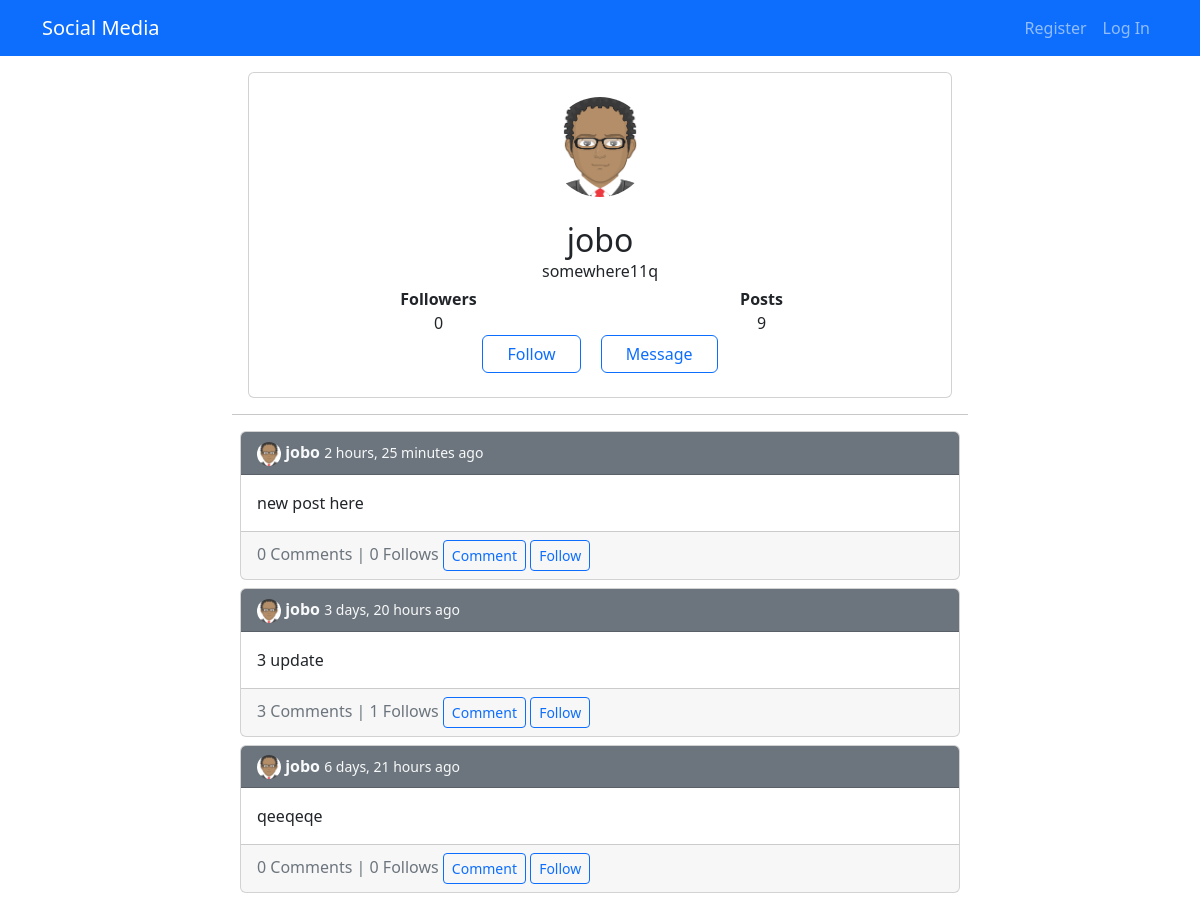
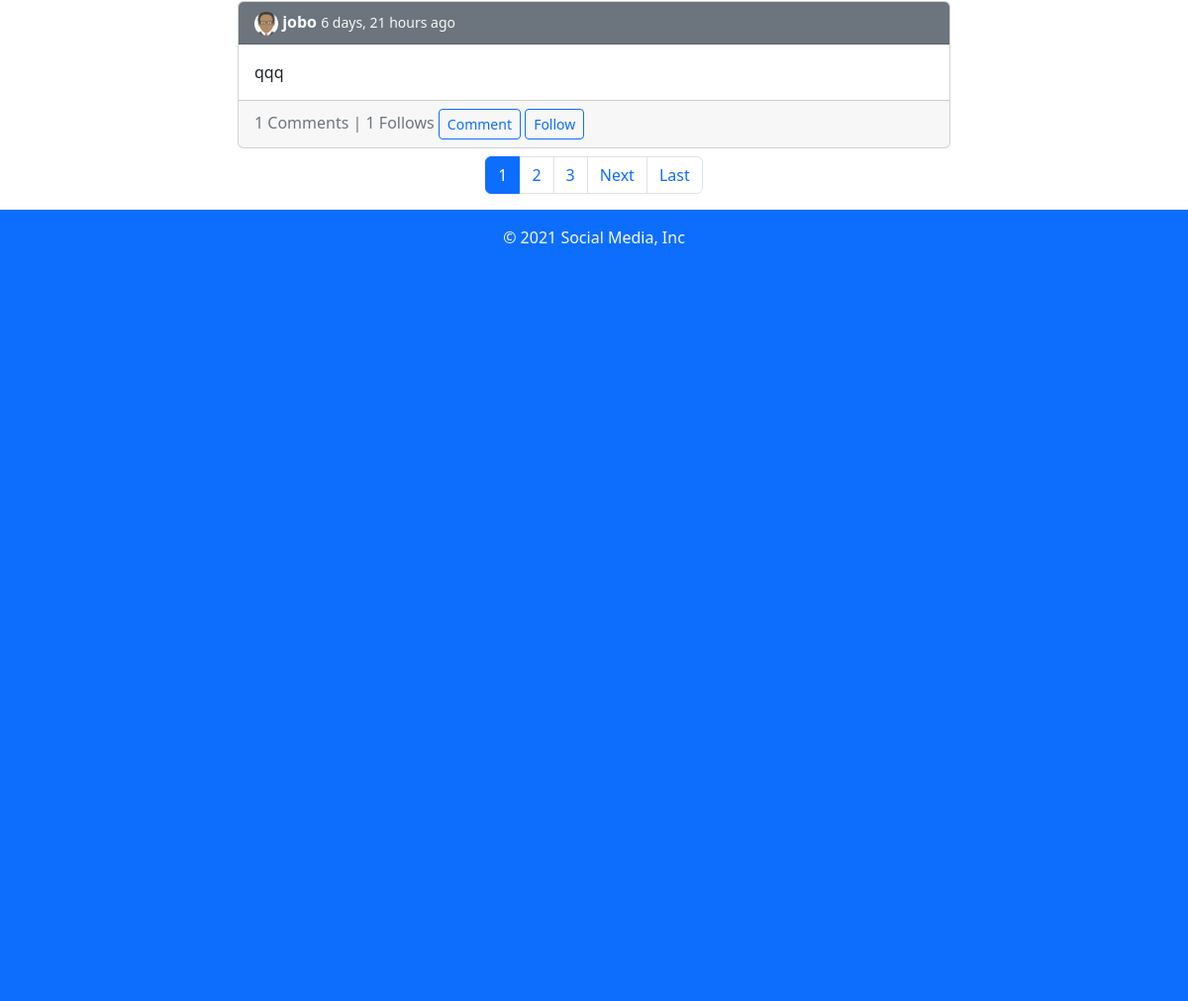
The page /users/1/ on the database its author committed (2 pictures, top to bottom).
### users/models/profile.py (models this page shows, shortened)
class Profile(models.Model):
    GENDER_CHOICES = (
        ("M", "Male"),
        ("F", "Female"),
    )
    user = models.OneToOneField(User, on_delete=models.CASCADE)
    image = models.ImageField(default="default.jpg", upload_to="profile_pics")
    location = models.CharField(max_length=100)
    gender = models.CharField(max_length=1, choices=GENDER_CHOICES)
    @property
    def post_count(self):
        return self.user.post_set.all().count()
    @property
    def follower_count(self):
        return self.user.followed.all().count()
    @property
    def followers(self):
        return self.user.followed.values_list('follower', flat=True)

### posts/models/post.py (models this page shows, shortened)
class Post(models.Model):
    content = models.TextField()
    date_posted = models.DateTimeField(default=timezone.now)
    date_modified = models.DateTimeField(auto_now=True)
    author = models.ForeignKey(User, on_delete=models.CASCADE)
    @property
    def comment_count(self):
        return self.comment_set.all().count()
    @property
    def follow_count(self):
        return self.post_followed.all().count()
    @property
    def followers(self):
        return self.post_followed.values_list('user', flat=True)
    def get_absolute_url(self):
        return reverse("posts:detail", kwargs={"pk": self.pk})

### users/views/profile.py (the view)
# urls.py: path("<int:pk>/", views.profile, name="profile"),
def profile(request, pk):
    page = int(request.GET["page"]) if "page" in request.GET else 1
    model_object = Profile.objects.get(user=pk)
    paginator = Paginator(model_object.user.post_set.all().order_by('-date_posted'), 4)
    is_paginated = paginator.num_pages > 1
    page_obj = paginator.page(page)
    object_list = page_obj.object_list
    delete_redirect = "/posts/user"
    context = {
        "object": model_object,
        "is_paginated": is_paginated,
        "page_obj": page_obj,
        "object_list": object_list,
        "delete_redirect": delete_redirect,
    }
    return render(request, "users/profile_detail.html", context)

### users/templates/users/profile_detail.html
{% extends 'base.html' %}
{% load humanize %}
{% block content %}
<div class="row">
    <div class="col">
    </div>
    <div class="col-8">
        <div class="card p-3 py-4 m-3">
                <div class="text-center">
                    <img src="{{ object.image.url }}" width="100" class="rounded-circle">
                </div>
                <div class="text-center mt-3">
                    <h2 class="mt-2 mb-0">{{ object.user.username }}</h2>
                    <span>{{ object.location }}</span>
                    <div class="px-4 mt-1 row">
                        <div class="col">
                            <div class="row fw-bold"><span>Followers</span></div>
                            <div class="row"><span>{{ object.follower_count|intcomma }}</span></div>
                        </div>
                        <div class="col">
                            <div class="row fw-bold"><span>Posts</span></div>
                            <div class="row"><span>{{ object.post_count|intcomma }}</span></div>
                        </div>
                    </div>
                    <div class="buttons">
                        {% if user != object.user %}
                        {% if not user.id in object.followers %}
                        <a href="{% url 'users:follow' object.user.id %}" class="btn btn-outline-primary px-4">Follow</a>
                        {% else %}
                        <a href="{% url 'users:unfollow' object.user.id %}" class="btn btn-outline-primary px-4">Unfollow</a>
                        {% endif %}
                        <a href="{% url 'chats:personal' object.user.username %}" class="btn btn-outline-primary px-4 ms-3">Message</a>
                        {% else %}
                        <a href="{% url 'users:update' object.id %}" class="btn btn-outline-primary px-4 ms-3">Update Profile</a>
                        {% endif %}
                    </div>
                </div>
            </div>
        <hr>
        <div>
            {% for post in object_list %}
            {% include 'posts/post.html' %}
            {% endfor %}
        </div>
        {% include 'paginator.html' %}
    </div>
    <div class="col">
    </div>
</div>
{% endblock content %}

### templates/base.html (shortened to what this page needs)
<!DOCTYPE html>
<html lang="en">
<head>
    <link href="https://cdn.jsdelivr.net/npm/bootstrap@5.2.0/dist/css/bootstrap.min.css" rel="stylesheet">
</head>
<body>
    {% include 'navbar.html' %}
    <div class="container">
    {% block content %}
    {% endblock content %}
    </div>
    {% include 'footer.html' %}
</body>
</html>

### templates/navbar.html (shortened to what this page needs)
{% url 'posts:global-list' as global_list %}
{% url 'posts:subscribed-list' as subscribed_list %}
{% url 'users:profile' user.id as profile %}
{% url 'posts:create' as post_create %}
{% url 'accounts:register' as register %}
{% url 'accounts:login' as login %}
{% url 'chats:lobby' as lobby %}
<nav class="navbar navbar-expand-lg navbar-dark bg-primary">
  <div class="container container-fluid">
    <span class="navbar-brand mb-0 h1">Social Media</span>
    <div class="collapse navbar-collapse" id="navbarNav">
      <ul class="navbar-nav">
        {% if user.is_authenticated %}
        <li class="nav-item">
          <a href="{{ global_list }}" class="nav-link {% if request.path == global_list %}active{% endif %}"><i class="fa-solid fa-globe"></i></a>
        </li>
        <li>
          <a href="{{ subscribed_list }}" class="nav-link {% if request.path == subscribed_list %}active{% endif %}"><i class="fa-solid fa-newspaper"></i></a>
        </li>
        <li>
          <a href="{{ profile }}" class="nav-link {% if request.path == profile %}active{% endif %}"><i class="fa-solid fa-user"></i></a>
        </li>
        <li>
          <a href="{{ post_create }}" class="nav-link {% if request.path == post_create %}active{% endif %}"><i class="fa-solid fa-feather"></i></a>
        </li>
        <li class="nav-item">
          <a href="{{ lobby }}" class="nav-link {% if lobby in request.path %}active{% endif %}"><i class="fa-solid fa-envelope"></i></a>
        </li>
        <li class="nav-item dropdown">
          <a class="nav-link dropdown-toggle" href="#" role="button" data-bs-toggle="dropdown" aria-expanded="false">
            <img src="{{ user.profile.image.url }}" class="rounded-circle" style="height: 24px;" />
          </a>
          <ul class="dropdown-menu dropdown-menu-end">
            <li><a class="dropdown-item" href="{% url 'accounts:logout' %}">Log Out</a></li>
          </ul>
        </li>
        {% else %}
        <li class="nav-item">
          <a href="{{ register }}" class="nav-link {% if request.path == register %}active{% endif %}">Register</a>
        </li>
        <li class="nav-item">
          <a href="{{ login }}" class="nav-link {% if request.path == login %}active{% endif %}">Log In</a>
        </li>
        {% endif %}
      </ul>
    </div>
  </div>
</nav>

### posts/templates/posts/post.html
{% load humanize %}
<div class="card m-2">
  <div class="card-header text-light bg-secondary">
      <a href="{% url 'users:profile' post.author.id %}" class="text-light text-decoration-none fw-bold">
          <img src="{{ post.author.profile.image.url }}" width="24" class="rounded-circle">
          {{ post.author.username }}
      </a>
      <small class="fw-italic">
      {{ post.date_posted|timesince }} ago
      </small>
  </div>
  <div class="card-body">
    <p class="card-text">{{ post.content|linebreaksbr }}</p>
  </div>
  <div class="card-footer text-muted">
      {{ post.comment_count|intcomma }} Comments | {{ post.follow_count|intcomma }} Follows
      <a href="{{ post.get_absolute_url }}" class="btn btn-outline-primary btn-sm">Comment</a>
      {% if post.author != user %}
      {% if user.id in post.followers %}
      <a href="{% url 'posts:unfollow' post.id %}" class="btn btn-outline-primary btn-sm">Unfollow</a>
      {% else %}
      <a href="{% url 'posts:follow' post.id %}" class="btn btn-outline-primary btn-sm">Follow</a>
      {% endif %}
      {% else %}
      <a href="{% url 'posts:update' post.id %}" class="btn btn-outline-primary btn-sm">Edit</a>
      <a href="{{ delete_redirect }}/{{ post.id }}/delete" class="btn btn-outline-danger btn-sm">Delete</a>
      {% endif %}
  </div>
</div>

### templates/paginator.html (shortened to what this page needs)
{% if is_paginated %}
<nav aria-label="Page navigation example">
  <ul class="pagination justify-content-center">
      {% for num in page_obj.paginator.page_range %}
      {% if num > page_obj.number|add:'-3' and num < page_obj.number|add:'3' %}
      {% if num == page_obj.number %}
      <li class="page-item"><a class="page-link active" href="?page={{ num }}">{{ num }}</a></li>
      {% else %}
      <li class="page-item"><a class="page-link" href="?page={{ num }}">{{ num }}</a></li>
      {% endif %}
      {% endif %}
      {% endfor %}
      {% if page_obj.has_next %}
      <li class="page-item"><a class="page-link" href="?page={{ page_obj.number|add:'1' }}">Next</a></li>
      <li class="page-item"><a class="page-link" href="?page={{ page_obj.paginator.num_pages }}">Last</a></li>
      {% endif %}
  </ul>
</nav>
{% endif %}

### templates/footer.html (shortened to what this page needs)
<div class="d-flex flex-column min-vh-100">
    <footer class="py-3 bg-primary flex-fill">
        <p class="text-center text-light">© 2021 Social Media, Inc</p>
    </footer>
</div>

### rows shown on the page
Profile: image (picture), user.username "jobo", location "somewhere11q", follower_count "0", post_count "9"
Post: author.profile.image (picture), author.username "jobo", date_posted "2 hours, 25 minutes", content "new post here", comment_count "0", follow_count "0", shows "Follow"
Post: author.profile.image (picture), author.username "jobo", date_posted "3 days, 20 hours", content "3 update", comment_count "3", follow_count "1", shows "Follow"
Post: author.profile.image (picture), author.username "jobo", date_posted "6 days, 21 hours", content "qeeqeqe", comment_count "0", follow_count "0", shows "Follow"
Post: author.profile.image (picture), author.username "jobo", date_posted "6 days, 21 hours", content "qqq", comment_count "1", follow_count "1", shows "Follow"

### other values the page prints
{{ num }} "1"
{{ num }} "2" "3"
